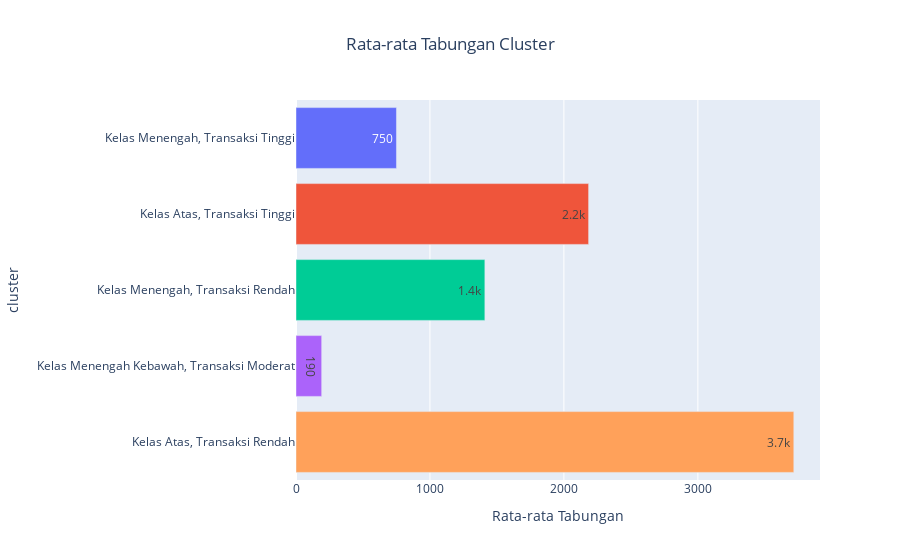

Write notebook code for a chart like this one.
### Markdown cell above
Cek nilai rata-rata tabungan tiap cluster

### Code cell
# bar chart
fig = px.bar(clusterdf2, x="BALANCE", y="cluster", orientation='h', text_auto='.2s', title='Rata-rata Tabungan Cluster', color="cluster")
fig.update_layout(title_x = 0.5)
fig.update_xaxes(title_text="Rata-rata Tabungan")
fig.update_traces(showlegend=False)

# display bar chart and grouping data
fig.show()

### Figure 1 — Plotly figure (JSON) as saved in the notebook; plotly's stock layout.template omitted (floating-point values rounded to 4 significant figures)
{"data": [{"alignmentgroup": "True", "hovertemplate": "cluster=%{y}<br>BALANCE=%{x}<extra></extra>", "legendgroup": "Kelas Menengah, Transaksi Tinggi", "marker": {"color": "#636efa", "pattern": {"shape": ""}}, "name": "Kelas Menengah, Transaksi Tinggi", "offsetgroup": "Kelas Menengah, Transaksi Tinggi", "orientation": "h", "showlegend": false, "textposition": "auto", "texttemplate": "%{x:.2s}", "type": "bar", "x": [750.0], "xaxis": "x", "y": ["Kelas Menengah, Transaksi Tinggi"], "yaxis": "y"}, {"alignmentgroup": "True", "hovertemplate": "cluster=%{y}<br>BALANCE=%{x}<extra></extra>", "legendgroup": "Kelas Atas, Transaksi Tinggi", "marker": {"color": "#EF553B", "pattern": {"shape": ""}}, "name": "Kelas Atas, Transaksi Tinggi", "offsetgroup": "Kelas Atas, Transaksi Tinggi", "orientation": "h", "showlegend": false, "textposition": "auto", "texttemplate": "%{x:.2s}", "type": "bar", "x": [2184.0], "xaxis": "x", "y": ["Kelas Atas, Transaksi Tinggi"], "yaxis": "y"}, {"alignmentgroup": "True", "hovertemplate": "cluster=%{y}<br>BALANCE=%{x}<extra></extra>", "legendgroup": "Kelas Menengah, Transaksi Rendah", "marker": {"color": "#00cc96", "pattern": {"shape": ""}}, "name": "Kelas Menengah, Transaksi Rendah", "offsetgroup": "Kelas Menengah, Transaksi Rendah", "orientation": "h", "showlegend": false, "textposition": "auto", "texttemplate": "%{x:.2s}", "type": "bar", "x": [1410.0], "xaxis": "x", "y": ["Kelas Menengah, Transaksi Rendah"], "yaxis": "y"}, {"alignmentgroup": "True", "hovertemplate": "cluster=%{y}<br>BALANCE=%{x}<extra></extra>", "legendgroup": "Kelas Menengah Kebawah, Transaksi Moderat", "marker": {"color": "#ab63fa", "pattern": {"shape": ""}}, "name": "Kelas Menengah Kebawah, Transaksi Moderat", "offsetgroup": "Kelas Menengah Kebawah, Transaksi Moderat", "orientation": "h", "showlegend": false, "textposition": "auto", "texttemplate": "%{x:.2s}", "type": "bar", "x": [191.7], "xaxis": "x", "y": ["Kelas Menengah Kebawah, Transaksi Moderat"], "yaxis": "y"}, {"alignmentgroup": "True", "hovertemplate": "cluster=%{y}<br>BALANCE=%{x}<extra></extra>", "legendgroup": "Kelas Atas, Transaksi Rendah", "marker": {"color": "#FFA15A", "pattern": {"shape": ""}}, "name": "Kelas Atas, Transaksi Rendah", "offsetgroup": "Kelas Atas, Transaksi Rendah", "orientation": "h", "showlegend": false, "textposition": "auto", "texttemplate": "%{x:.2s}", "type": "bar", "x": [3716.0], "xaxis": "x", "y": ["Kelas Atas, Transaksi Rendah"], "yaxis": "y"}], "layout": {"barmode": "relative", "legend": {"title": {"text": "cluster"}, "tracegroupgap": 0}, "title": {"text": "Rata-rata Tabungan Cluster", "x": 0.5}, "xaxis": {"anchor": "y", "domain": [0, 1], "title": {"text": "Rata-rata Tabungan"}}, "yaxis": {"anchor": "x", "categoryarray": ["Kelas Atas, Transaksi Rendah", "Kelas Menengah Kebawah, Transaksi Moderat", "Kelas Menengah, Transaksi Rendah", "Kelas Atas, Transaksi Tinggi", "Kelas Menengah, Transaksi Tinggi"], "categoryorder": "array", "domain": [0, 1], "title": {"text": "cluster"}}}}
